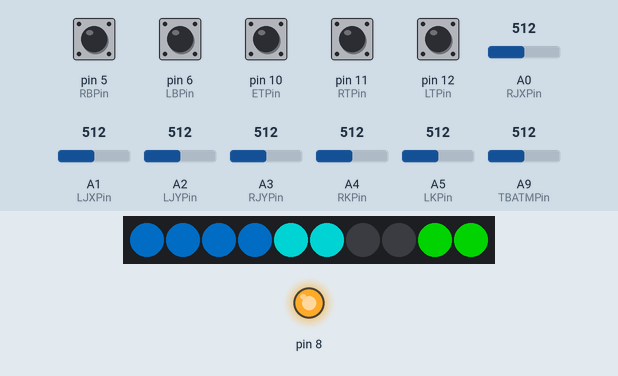
Recording of a sketch running on a simulated Arduino Leonardo, built with avr-gcc and run on an emulated ATmega32U4. Parts: 10 RGB LEDs in strip order, left to right, output pins drawn as LEDs (lit = HIGH). The test bench sets the inputs (shaded band); at power-on: pin 5 (RBPin), pin 6 (LBPin), pin 10 (ETPin), pin 11 (RTPin), pin 12 (LTPin) HIGH, A1 (LJXPin) = 512, A0 (RJXPin) = 512, A2 (LJYPin) = 512, A3 (RJYPin) = 512, A4 (RKPin) = 512, A5 (LKPin) = 512, A9 (TBATMPin) = 512. Dim RGB values are drawn brighter than linear; colours are those a GRB WS2812 strip shows for the declared byte order; USB keyboard and mouse output is not drawn.

Above: at 1.2 s.
1.3 s: A1 (LJXPin) set to 716
2.8 s: A0 (RJXPin) set to 716
At 3.4 s:
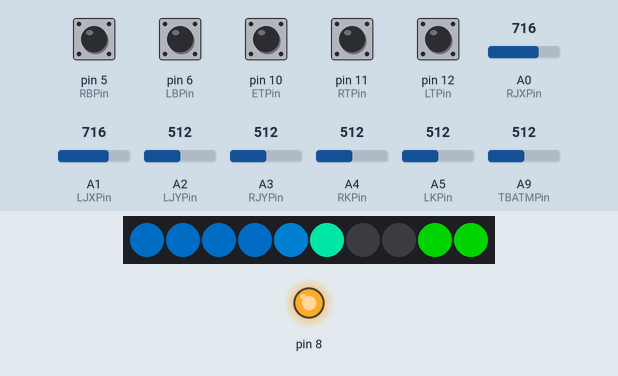
4.3 s: A2 (LJYPin) set to 306
5.8 s: A3 (RJYPin) set to 306
7.3 s: pin 10 (ETPin) pulled LOW for 0.15 s
At 7.45 s:
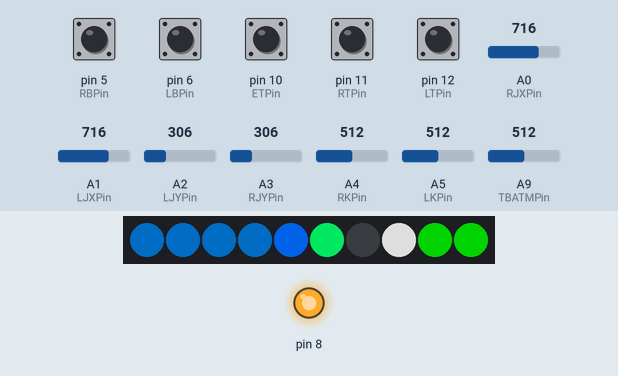
9.0 s: pin 11 (RTPin) pulled LOW for 0.15 s
At 9.15 s:
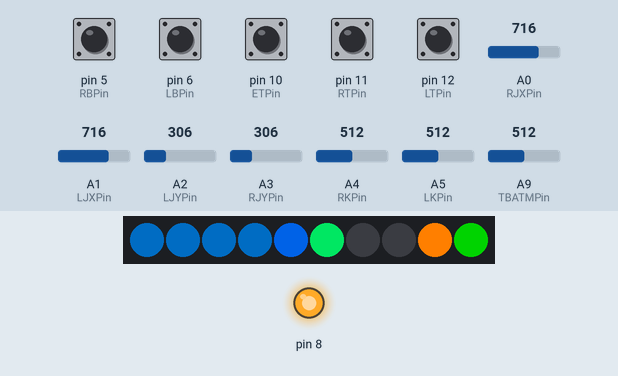
Timing chart, 0 to 11.7 s (numbered marks = the images above; inputs shaded):
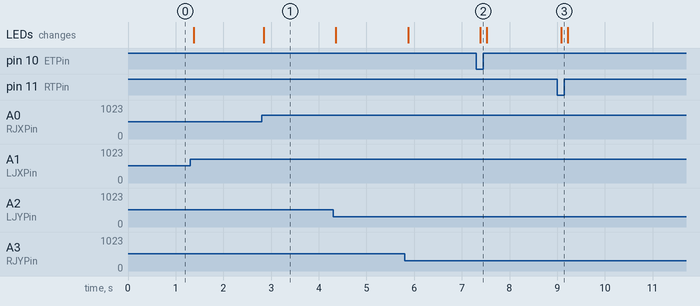

Measured:
- after the input at 2.8 s, the LEDs: change after 0.05 s (image 1)
- after the input at 7.3 s, the LEDs: change after 0.09 s (image 2)
- after the input at 9.0 s, the LEDs: change after 0.08 s (image 3)

The sketch:

fscmT_HIDController.ino
```cpp
#include "fscmTFunctions.h"
#include "fscmT_HIDController.h"
void setup() {
  fscmTFSetupIO();
  fscmTFSetupJoystick(10);
  pinMode(8, OUTPUT);  digitalWrite(8, HIGH); //disable radio for HID only program
}
void loop() {
  fscmTFSetStatLed(ledConnID, CRGB(255, 255, 255));
  fscmTFReadInputs();
  fscmTFRunJoystick();
  fscmTFSetStatLed(ledConnID, CRGB(0, 0, 0));
  fscmTFSetStatLed(ledLeftID, CRGB(LKBVal, LTVal * 255, LBVal * 255));
  fscmTFSetStatLed(ledRightID, CRGB(RKBVal, RTVal * 255, RBVal * 255));
  fscmTFSetStatLed(ledTranBatStatID, CRGB(50, 0, 90));
  fscmTFSetStatLed(ledBatStatBotID, CRGB(50, 0, 90));
  fscmTFSetStatLed(ledBatStatMidID, CRGB(50, 0, 90));
  fscmTFSetStatLed(ledBatStatTopID, CRGB(50, 0, 90));
  fscmTFSetStatLed(ledTogLightID, CRGB(ETVal * 155, ETVal * 155, ETVal * 155));
  fscmTFSetStatLed(ledStatTwoID, CRGB(RJXBVal, 0, RJYBVal));
  fscmTFSetStatLed(ledStatOneID, CRGB(LJXBVal, 0, LJYBVal));
  delay(20);
}
void fscmTFSetupJoystick(int b) {
  Joystick.begin(false);
  Joystick.setXAxisRange(0, pow(2, b) - 1);
  Joystick.setYAxisRange(0, pow(2, b) - 1);
  Joystick.setRxAxisRange(0, pow(2, b) - 1);
  Joystick.setZAxisRange(0, pow(2, b) - 1);
  Joystick.setRyAxisRange(0, pow(2, b) - 1);
  Joystick.setRzAxisRange(0, pow(2, b) - 1);
}
void fscmTFRunJoystick() {
  Joystick.setXAxis(RJXIVal);
  Joystick.setYAxis(RJYIVal);
  Joystick.setZAxis(LJYIVal);
  Joystick.setRxAxis(LJXIVal);
  Joystick.setRyAxis(RKIVal);
  Joystick.setRzAxis(LKIVal);
  Joystick.setButton(0, RTVal);
  Joystick.setButton(1, LTVal);
  Joystick.setButton(2, ETVal);
  Joystick.setButton(3, RBVal);
  Joystick.setButton(4, LBVal);
  Joystick.sendState();
}
```

fscmTFunctions.h
```cpp
#include "FastLED.h"
#define LJXPin A1
#define LJYPin A2
#define RJXPin A0
#define RJYPin A3
#define LKPin A5
#define RKPin A4
#define LEDPin 13
#define RTPin 11
#define LTPin 12
#define ETPin 10
#define TBATMPin 9
#define RBPin 5
#define LBPin 6
CRGB ledCA[10];
#define ledStatOneID 5
#define ledStatTwoID 4
#define ledLeftID 9
#define ledRightID 8
#define ledConnID 6
#define ledBatStatBotID 3
#define ledBatStatMidID 2
#define ledBatStatTopID 1
#define ledTranBatStatID 0
#define ledTogLightID 7
byte LJXBVal = 0;
byte LJYBVal = 0;
byte RJXBVal = 0;
byte RJYBVal = 0;
byte LKBVal = 0;
byte RKBVal = 0;

int LJXIVal = 0;
int LJYIVal = 0;
int RJXIVal = 0;
int RJYIVal = 0;
int LKIVal = 0;
int RKIVal = 0;
boolean RTVal = false;
boolean LTVal = false;
boolean ETVal = false;
boolean RBVal = false;
boolean LBVal = false;
float TBatVVal = 0.000;
```

fscmTFunctions.ino
```cpp
void fscmTFSetupIO() {
  pinMode(LJXPin, INPUT);
  pinMode(LJYPin, INPUT);
  pinMode(RJXPin, INPUT);
  pinMode(RJYPin, INPUT);
  pinMode(LKPin, INPUT);
  pinMode(RKPin, INPUT);
  pinMode(RTPin, INPUT_PULLUP);
  pinMode(LTPin, INPUT_PULLUP);
  pinMode(ETPin, INPUT_PULLUP);
  pinMode(RBPin, INPUT_PULLUP);
  pinMode(LBPin, INPUT_PULLUP);
  pinMode(TBATMPin, INPUT);
  FastLED.addLeds<WS2812, LEDPin, RGB>(ledCA, 10);
  FastLED.show();
}
void fscmTFReadInputs() {
  LJXBVal = map(analogRead(LJXPin), 0, 1023, 0, 255);
  LJYBVal = map(analogRead(LJYPin), 0, 1023, 0, 255);
  RJXBVal = map(analogRead(RJXPin), 1023, 0, 0, 255);
  RJYBVal = map(analogRead(RJYPin), 1023, 0, 0, 255);
  LKBVal = map(analogRead(LKPin), 0, 1023, 0, 255);
  RKBVal = map(analogRead(RKPin), 0, 1023, 0, 255);
  LJXIVal = analogRead(LJXPin);
  LJYIVal = analogRead(LJYPin);
  RJXIVal = 1023 - analogRead(RJXPin);
  RJYIVal = 1023 - analogRead(RJYPin);
  LKIVal = analogRead(LKPin);
  RKIVal = analogRead(RKPin);
  RTVal = (digitalRead(RTPin) == LOW);
  LTVal = (digitalRead(LTPin) == LOW);
  ETVal = (digitalRead(ETPin) == LOW);
  RBVal = (digitalRead(RBPin) == LOW);
  LBVal = (digitalRead(LBPin) == LOW);

  TBatVVal = analogRead(TBATMPin) * 2 * 3.3 / 1024;
}
void fscmTFSetStatLed(int num, CRGB c) {
  ledCA[num] = c;
  FastLED.show();
}
```

fscmT_HIDController.h
```cpp
#include "Joystick.h"//for HID
//notes                               x     y     z     rx    ry    rz   rudder throt  accel  brake  steer
Joystick_ Joystick(0x03, 0x05, 5, 0, true, true, true, true, true, true, false, false, false, false, false);
```
